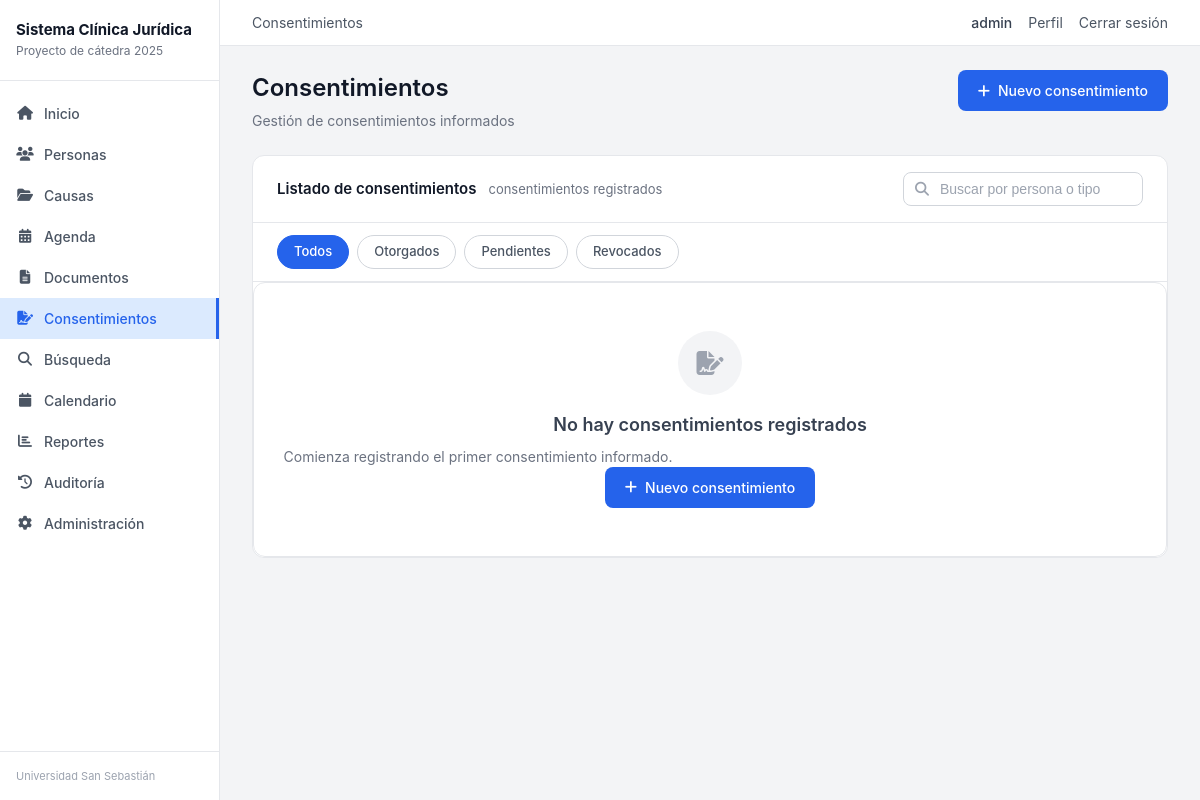
Before: /consentimientos/ (signed in) with the older database file.
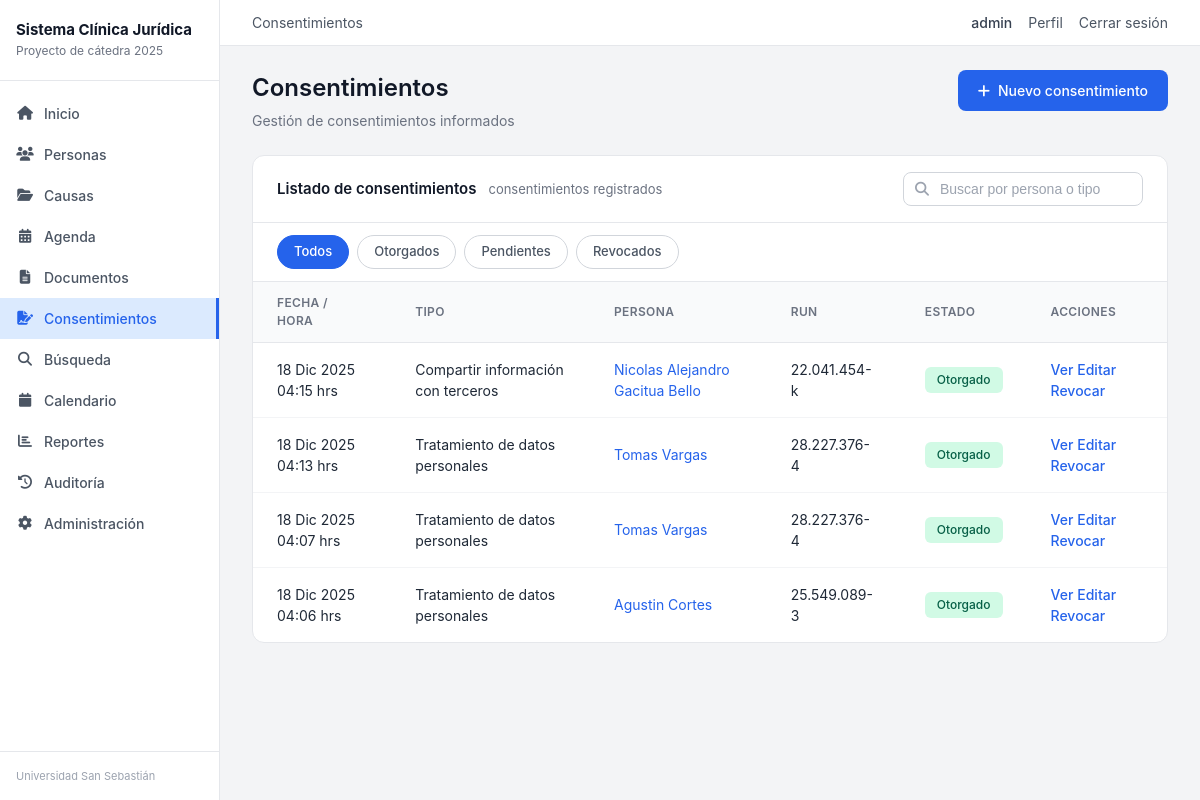
After: the same page with the newer database file.
### apps/gestion/models.py (models this page shows, shortened)
class Consentimiento(models.Model):
    TIPO_CHOICES = [
        ('DATOS_PERSONALES', 'Tratamiento de datos personales'),
        ('NOTIFICACIONES', 'Recibir notificaciones'),
        ('COMPARTIR_INFO', 'Compartir información con terceros'),
        ('USO_ACADEMICO', 'Uso del caso con fines académicos'),
        ('GRABACION', 'Grabación de entrevistas'),
        ('OTRO', 'Otro'),
    ]
    persona = models.ForeignKey(
        Persona,
        on_delete=models.CASCADE,
        related_name='consentimientos',
        verbose_name='Persona'
    )
    tipo = models.CharField(
        max_length=20,
        choices=TIPO_CHOICES,
        verbose_name='Tipo de consentimiento'
    )
    otorgado = models.BooleanField(
        default=False,
        verbose_name='¿Consentimiento otorgado?'
    )
    fecha_otorgamiento = models.DateField(
        blank=True,
        null=True,
        verbose_name='Fecha de otorgamiento'
    )
    fecha_revocacion = models.DateField(
        blank=True,
        null=True,
        verbose_name='Fecha de revocación'
    )
    documento_respaldo = models.FileField(
        upload_to='consentimientos/',
        blank=True,
        null=True,
        verbose_name='Documento de respaldo',
        help_text='Consentimiento firmado escaneado'
    )
    observaciones = models.TextField(
        blank=True,
        null=True,
        verbose_name='Observaciones'
    )
    registrado_por = models.ForeignKey(
        User,
        on_delete=models.SET_NULL,
        null=True,
        blank=True,
        verbose_name='Registrado por'
    )
    fecha_registro = models.DateTimeField(
        auto_now_add=True,
        verbose_name='Fecha de registro'
    )
    class Meta:
        ordering = ['-fecha_registro']
        verbose_name = 'Consentimiento'
        verbose_name_plural = 'Consentimientos'

class Persona(models.Model):
    TIPO_PERSONA_CHOICES = [
        ('ATENDIDO', 'Persona atendida'),
        ('CONTRAPARTE', 'Contraparte'),
        ('TESTIGO', 'Testigo'),
        ('PERITO', 'Perito'),
        ('TERCERO', 'Tercero interesado'),
        ('OTRO', 'Otro'),
    ]
    GENERO_CHOICES = [
        ('M', 'Masculino'),
        ('F', 'Femenino'),
        ('O', 'Otro'),
        ('NI', 'No informa'),
    ]
    ESTADO_CIVIL_CHOICES = [
        ('SOLTERO', 'Soltero/a'),
        ('CASADO', 'Casado/a'),
        ('DIVORCIADO', 'Divorciado/a'),
        ('VIUDO', 'Viudo/a'),
        ('CONVIVIENTE', 'Conviviente civil'),
        ('SEPARADO', 'Separado/a'),
        ('NI', 'No informa'),
    ]
    REGION_CHOICES = [
        ('RM', 'Región Metropolitana'),
        ('BIOBIO', 'Región del Biobío'),
        ('LOS_RIOS', 'Región de Los Ríos'),
        ('LOS_LAGOS', 'Región de Los Lagos'),
        ('OTRA', 'Otra región'),
    ]
    run = models.CharField(
        'RUN',
        max_length=12,
        unique=True,
        validators=[validar_rut_chileno],
        help_text='Formato: 12.345.678-9'
    )
    nombres = models.CharField(max_length=100, verbose_name='Nombres')
    apellidos = models.CharField(max_length=100, verbose_name='Apellidos')
    tipo_persona = models.CharField(
        max_length=20,
        choices=TIPO_PERSONA_CHOICES,
        default='ATENDIDO',
        verbose_name='Tipo de persona'
    )
    fecha_nacimiento = models.DateField(
        'Fecha de nacimiento',
        null=True,
        blank=True,
        validators=[validar_fecha_nacimiento]
    )
    genero = models.CharField(
        max_length=2,
        choices=GENERO_CHOICES,
        default='NI',
        verbose_name='Género'
    )
    nacionalidad = models.CharField(max_length=50, default='Chilena', verbose_name='Nacionalidad')
    estado_civil = models.CharField(
        max_length=20,
        choices=ESTADO_CIVIL_CHOICES,
        default='NI',
        verbose_name='Estado civil'
    )
    ocupacion = models.CharField(max_length=100, blank=True, null=True, verbose_name='Ocupación')
    email = models.EmailField(blank=True, null=True, verbose_name='Correo electrónico')
    telefono = models.CharField(
        'Teléfono',
        max_length=20,
        blank=True,
        validators=[validar_telefono_chileno],
        help_text='Formato: +56 9 1234 5678'
    )
    direccion = models.CharField(max_length=200, blank=True, null=True, verbose_name='Dirección')
    comuna = models.CharField(max_length=100, blank=True, null=True, verbose_name='Comuna')
    region = models.CharField(
        max_length=20,
        choices=REGION_CHOICES,
        blank=True,
        null=True,
        verbose_name='Región'
    )
    es_vulnerable = models.BooleanField(default=False, verbose_name='¿Es vulnerable?')
    vulnerabilidad = models.TextField(
        blank=True,
        null=True,
        verbose_name='Descripción de vulnerabilidad',
        help_text='Describir situación de vulnerabilidad si aplica'
    )
    requiere_representante = models.BooleanField(
        default=False,
        verbose_name='¿Requiere representante?',
        help_text='Marcar si es menor de edad o tiene incapacidad'
    )
    representante_nombre = models.CharField(
        max_length=200,
        blank=True,
        null=True,
        verbose_name='Nombre del representante'
    )
    representante_run = models.CharField(
        max_length=12,
        blank=True,
        null=True,
        verbose_name='RUN del representante'
    )
    representante_telefono = models.CharField(
        max_length=20,
        blank=True,
        null=True,
        verbose_name='Teléfono del representante'
    )
    observaciones = models.TextField(blank=True, null=True, verbose_name='Observaciones')
    activo = models.BooleanField(default=True, verbose_name='Activo')
    fecha_registro = models.DateTimeField(auto_now_add=True, verbose_name='Fecha de registro')
    class Meta:
        ordering = ['-id']
        verbose_name = 'Persona'
        verbose_name_plural = 'Personas'
        indexes = [
            models.Index(fields=['run'], name='persona_run_idx'),
            models.Index(fields=['nombres', 'apellidos'], name='persona_nombre_idx'),
            models.Index(fields=['email'], name='persona_email_idx'),
            models.Index(fields=['tipo_persona'], name='persona_tipo_idx'),
            models.Index(fields=['activo'], name='persona_activo_idx'),
        ]
    def edad(self):
        if self.fecha_nacimiento:
            from datetime import date
            hoy = date.today()
            return hoy.year - self.fecha_nacimiento.year - (
                (hoy.month, hoy.day) < (self.fecha_nacimiento.month, self.fecha_nacimiento.day)
            )
        return None

### apps/gestion/views.py (the view, shortened to what this page needs)
# urls.py: path('consentimientos/', views.consentimientos_lista, name='consentimientos_lista'),
@login_required
def consentimientos_lista(request):
    consentimientos = Consentimiento.objects.select_related('persona', 'registrado_por').order_by('-fecha_registro')
    persona_id = request.GET.get('persona', '')
    tipo = request.GET.get('tipo', '')
    estado = request.GET.get('estado', '')  # otorgado, revocado, pendiente
    if persona_id:
        consentimientos = consentimientos.filter(persona_id=persona_id)
    if tipo:
        consentimientos = consentimientos.filter(tipo=tipo)
    paginator = Paginator(consentimientos, 20)
    page = request.GET.get('page', 1)
    try:
        consentimientos = paginator.page(page)
    except (PageNotAnInteger, EmptyPage):
        consentimientos = paginator.page(1)
    context = {
        'consentimientos': consentimientos,
        'personas': Persona.objects.all().order_by('apellidos', 'nombres'),
        'tipos': Consentimiento.TIPO_CHOICES,
        'persona_filtro': persona_id,
        'tipo_filtro': tipo,
        'estado_filtro': estado,
    }
    return render(request, 'gestion/consentimientos_lista.html', context)

### apps/gestion/permissions.py (called while the page is built)
def obtener_rol_usuario(usuario):
    if not usuario.is_authenticated:
        return None
    if hasattr(usuario, 'perfil') and usuario.perfil:
        rol = usuario.perfil.rol
        return ROLES_ALIAS.get(rol, rol)
    return None

def obtener_permisos_usuario(usuario):
    if not usuario.is_authenticated:
        return {}
    if usuario.is_superuser:
        return {k: True for k in PERMISOS_POR_ROL['ADMIN'].keys()}
    rol = obtener_rol_usuario(usuario)
    if not rol:
        return {}
    return PERMISOS_POR_ROL.get(rol, {}).copy()

def es_admin(usuario):
    return usuario.is_superuser or obtener_rol_usuario(usuario) == 'ADMIN'

def es_externo(usuario):
    return obtener_rol_usuario(usuario) == 'EXTERNO'

def permisos_context_processor(request):
    if not request.user.is_authenticated:
        return {'permisos': {}, 'rol_usuario': None}
    return {
        'permisos': obtener_permisos_usuario(request.user),
        'rol_usuario': obtener_rol_usuario(request.user),
        'es_admin': es_admin(request.user),
        'es_externo': es_externo(request.user),
    }

### templates/gestion/consentimientos_lista.html (shortened to what the changed rows need)
{% extends 'base.html' %}
{% block content %}
<div class="page-header-flex">
    <div class="page-header-content">
        <h1 class="page-title">Consentimientos</h1>
    </div>
</div>
<div class="list-card">
    <div class="list-card-body">
        {% if consentimientos %}
        <table class="list-table">
            <thead>
                <tr>
                    <th>Fecha / Hora</th>
                    <th>Tipo</th>
                    <th>Persona</th>
                    <th>RUN</th>
                    <th>Estado</th>
                    <th>Acciones</th>
                </tr>
            </thead>
            <tbody id="tableBody">
            {% for c in consentimientos %}
                <tr>
                    <td>
                        <div class="date-display">
                            <span class="date-main">{{ c.fecha_registro|date:"d M Y" }}</span>
                            <span class="date-time">{{ c.fecha_registro|date:"H:i" }} hrs</span>
                        </div>
                    </td>
                    <td>{{ c.get_tipo_display }}</td>
                    <td>
                        <a href="{% url 'gestion:persona_detalle' c.persona.pk %}" class="link-primary">
                            {{ c.persona.nombres }} {{ c.persona.apellidos }}
                        </a>
                    </td>
                    <td>{{ c.persona.run }}</td>
                    <td>
                        {% if c.fecha_revocacion %}
                            <span class="status-badge status-red">Revocado</span>
                        {% elif c.otorgado %}
                            <span class="status-badge status-green">Otorgado</span>
                        {% else %}
                            <span class="status-badge status-yellow">Pendiente</span>
                        {% endif %}
                    </td>
                    <td class="actions-cell">
                        <a href="{% url 'gestion:consentimiento_detalle' c.pk %}" class="action-link">Ver</a>
                        <a href="{% url 'gestion:consentimiento_editar' c.pk %}" class="action-link">Editar</a>
                        {% if c.otorgado and not c.fecha_revocacion %}
                        <a href="{% url 'gestion:consentimiento_revocar' c.pk %}" class="action-link action-danger">Revocar</a>
                        {% endif %}
                    </td>
                </tr>
            {% endfor %}
            </tbody>
        </table>
        {% else %}
        <div class="empty-state">
            <div class="empty-state-icon">
                <i class="fas fa-file-signature"></i>
            </div>
            <h3 class="empty-state-title">No hay consentimientos registrados</h3>
            <p class="empty-state-text">Comienza registrando el primer consentimiento informado.</p>
            <a href="{% url 'gestion:consentimiento_crear' %}" class="btn-primary">
                <i class="fas fa-plus"></i> Nuevo consentimiento
            </a>
        </div>
        {% endif %}
    </div>
</div>
{% endblock %}

Changed rows visible on the page:
added Consentimiento: fecha_registro "18 Dic 2025", fecha_registro "04:15", tipo "Compartir información con terceros", persona.nombres "Nicolas Alejandro", persona.apellidos "Gacitua Bello", persona.run "22.041.454-k", otorgado "Otorgado"
added Consentimiento: fecha_registro "18 Dic 2025", fecha_registro "04:13", tipo "Tratamiento de datos personales", persona.nombres "Tomas", persona.apellidos "Vargas", persona.run "28.227.376-4", otorgado "Otorgado"
added Consentimiento: fecha_registro "18 Dic 2025", fecha_registro "04:07", tipo "Tratamiento de datos personales", persona.nombres "Tomas", persona.apellidos "Vargas", persona.run "28.227.376-4", otorgado "Otorgado"
added Consentimiento: fecha_registro "18 Dic 2025", fecha_registro "04:06", tipo "Tratamiento de datos personales", persona.nombres "Agustin", persona.apellidos "Cortes", persona.run "25.549.089-3", otorgado "Otorgado"
Other visible differences:
text no longer shown: "No hay consentimientos registrados Comienza registrando el primer consentimiento informado. Nuevo consentimiento"
text now shown: "FECHA / HORA TIPO PERSONA RUN ESTADO ACCIONES"
